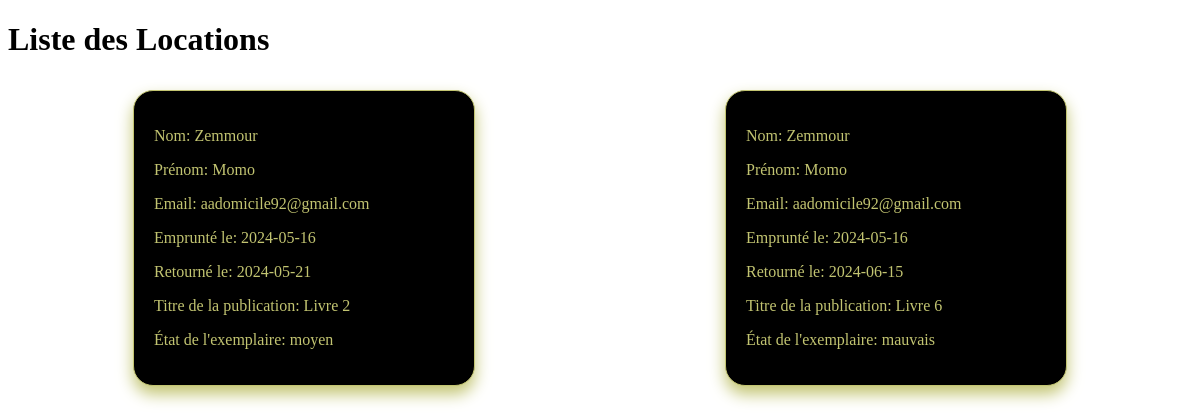
Screenshot of /toutes_locations with the database file from the repository.
### bdd.py (models this page shows)
class Location(db.Model):
    exemplaire_id = db.Column(db.Integer, db.ForeignKey('exemplaire.id'), primary_key=True)
    utilisateur_id = db.Column(db.Integer, db.ForeignKey('utilisateur.id'), primary_key=True)
    date_emprunt = db.Column(db.Date, nullable=False)
    date_retour = db.Column(db.Date, nullable=True)
    exemplaire = db.relationship('Exemplaire', back_populates='locations')
    utilisateur = db.relationship('Utilisateur', back_populates='locations')

class Utilisateur(db.Model):
    id = db.Column(db.Integer, primary_key=True)
    nom = db.Column(db.String(100), nullable=False)
    prenom = db.Column(db.String(100), nullable=False)
    email = db.Column(db.String(100), nullable=False, unique=True)
    mot_de_passe = db.Column(db.String(100), nullable=False)
    date_naissance = db.Column(db.Date, nullable=False)
    telephone = db.Column(db.String(15), nullable=False, unique=True)
    ville = db.Column(db.String(50), nullable=False)
    code_postal = db.Column(db.String(10), nullable=False)
    locations = db.relationship('Location', back_populates='utilisateur')

class Publication(db.Model):
    id = db.Column(db.Integer, primary_key=True)
    titre = db.Column(db.String(200), nullable=False)
    type = db.Column(db.String(50), nullable=False)
    auteur_id = db.Column(db.Integer, db.ForeignKey('auteur.id'), nullable=False)
    auteur = db.relationship('Auteur', back_populates='publications')
    exemplaires = db.relationship('Exemplaire', back_populates='publication')

class Exemplaire(db.Model):
    id = db.Column(db.Integer, primary_key=True)
    publication_id = db.Column(db.Integer, db.ForeignKey('publication.id'), nullable=False)
    publication = db.relationship('Publication', back_populates='exemplaires')
    emplacement = db.Column(db.Integer, nullable=False)
    etat = db.Column(db.String(20), nullable=False)
    locations = db.relationship('Location', back_populates='exemplaire')
    est_valide = db.Column(db.Boolean, nullable=False, default=True)

### app.py (the view)
@app.route('/toutes_locations')
def toutes_locations():
    toutes_locations = db.session.query(Location).\
        join(Location.utilisateur).\
        join(Location.exemplaire).\
        join(Exemplaire.publication).\
        all()
    return render_template('toutes_location.html', toutes_locations=toutes_locations)

### templates/toutes_location.html (shortened to what this page needs)
<!DOCTYPE html>
<html lang="en">
<head>
    <link rel="stylesheet" href="{{ url_for('static', filename='afficher_location.css') }}">
</head>
<body>
    <h1>Liste des Locations</h1>
    {% if toutes_locations %}
        <div class="location-container">
            {% for location in toutes_locations %}
                <div class="location">
                    <p>Nom: {{ location.utilisateur.nom }}</p>
                    <p>Prénom: {{ location.utilisateur.prenom }}</p>
                    <p>Email: {{ location.utilisateur.email }}</p>
                    <p>Emprunté le: {{ location.date_emprunt }}</p>
                    <p>Retourné le: {{ location.date_retour }}</p>
                    <p>Titre de la publication: {{ location.exemplaire.publication.titre }}</p>
                    <p>État de l'exemplaire: {{ location.exemplaire.etat }}</p>
                </div>
            {% endfor %}
        </div>
    {% else %}
        <p>Aucune location trouvée.</p>
    {% endif %}
</body>
</html>

### static/afficher_location.css (style rules this page uses)
body { background-image: url('large-collection-old-books-wooden-shelves-generated-by-ai.jpg'); background-position: center; background-repeat: no-repeat; background-attachment: fixed; background-size: cover; min-height: 100vh; }
.location-container { display: flex; flex-wrap: wrap; justify-content: space-around; }
.location { border: 1px solid #c2c471; color: #c2c471; margin: 10px; padding: 20px; width: 300px; box-shadow: 0px 8px 16px 0px #c2c471; border-radius: 20px; background: black; opacity: 0,9; }

### rows the page displays
Location: utilisateur.nom "Zemmour", utilisateur.prenom "Momo", utilisateur.email "aadomicile92@gmail.com", date_emprunt "2024-05-16", date_retour "2024-05-21", exemplaire.publication.titre "Livre 2", exemplaire.etat "moyen"
Location: utilisateur.nom "Zemmour", utilisateur.prenom "Momo", utilisateur.email "aadomicile92@gmail.com", date_emprunt "2024-05-16", date_retour "2024-06-15", exemplaire.publication.titre "Livre 6", exemplaire.etat "mauvais"
